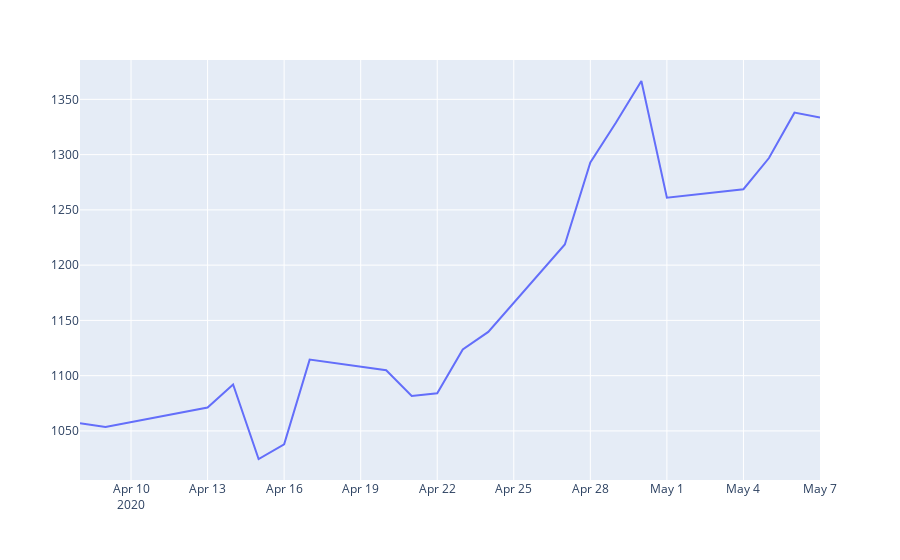

The notebook cell saved with this chart:
### Code cell
import plotly.express as px
import plotly.graph_objects as go

data = data.tail(len(data)-1)

fig = px.line()
fig.add_trace(go.Scatter(x=data["index"], y=data["portfolioValue"], mode="lines", name="Active Trading"))
fig.show()

### Figure 1 — Plotly figure (JSON) as saved in the notebook; plotly's stock layout.template omitted (floating-point values rounded to 4 significant figures)
{"data": [{"mode": "lines", "name": "Active Trading", "type": "scatter", "x": ["2020-04-08", "2020-04-09", "2020-04-13", "2020-04-14", "2020-04-15", "2020-04-16", "2020-04-17", "2020-04-20", "2020-04-21", "2020-04-22", "2020-04-23", "2020-04-24", "2020-04-27", "2020-04-28", "2020-04-29", "2020-04-30", "2020-05-01", "2020-05-04", "2020-05-05", "2020-05-06", "2020-05-07"], "y": [1057.0, 1053.0, 1071.0, 1092.0, 1025.0, 1038.0, 1115.0, 1105.0, 1082.0, 1084.0, 1124.0, 1140.0, 1219.0, 1293.0, 1329.0, 1367.0, 1261.0, 1269.0, 1297.0, 1338.0, 1334.0]}], "layout": {"legend": {"tracegroupgap": 0}, "margin": {"t": 60}, "xaxis": {"anchor": "y", "domain": [0, 1]}, "yaxis": {"anchor": "x", "domain": [0, 1]}}}
